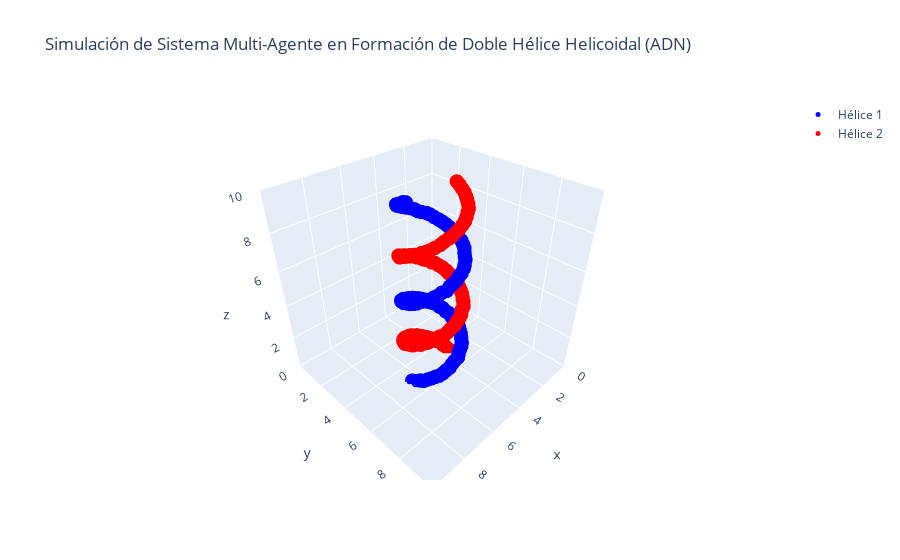

The code cell stored with this chart in its notebook:
### Code cell
import numpy as np
import plotly.graph_objs as go
from IPython.display import display, clear_output
import time

# Inicializamos la cantidad de agentes y la formación deseada
n_agents = 200  # Mínimo de 50 agentes
np.random.seed(42)  # Para reproducibilidad de la simulación

# Generamos posiciones iniciales aleatorias para los agentes en el plano XYZ
positions = np.random.rand(n_agents, 3) * 10  # Espacio inicial de 10x10x10 para los agentes

# Definimos la formación deseada: una doble hélice helicoidal (ADN)
theta = np.linspace(0, 4 * np.pi, n_agents // 2)  # Ángulo para la hélice
z = np.linspace(0, 10, n_agents // 2)  # Altura para la hélice
radius = 1.5

# Primera hélice
x1 = 5 + radius * np.cos(theta)  # Coordenadas X de la primera hélice
y1 = 5 + radius * np.sin(theta)  # Coordenadas Y de la primera hélice
positions_helix1 = np.column_stack((x1, y1, z))

# Segunda hélice (desfasada 180 grados)
x2 = 5 + radius * np.cos(theta + np.pi)  # Coordenadas X de la segunda hélice
y2 = 5 + radius * np.sin(theta + np.pi)  # Coordenadas Y de la segunda hélice
positions_helix2 = np.column_stack((x2, y2, z))

# Combinamos las dos hélices para obtener la formación deseada
desired_positions = np.vstack((positions_helix1, positions_helix2))

# Añadimos más agentes si es necesario para completar la cantidad total
if len(desired_positions) < n_agents:
    extra_positions = np.random.rand(n_agents - len(desired_positions), 3) * 10
    desired_positions = np.vstack((desired_positions, extra_positions))

# Definimos los parámetros de control
alpha = 0.05  # Factor de adaptación de velocidad (cuanto más rápido se mueven los agentes)

# Función para crear la figura
def create_figure(positions):
    fig = go.Figure()
    fig.add_trace(go.Scatter3d(
        x=positions[:n_agents // 2, 0],
        y=positions[:n_agents // 2, 1],
        z=positions[:n_agents // 2, 2],
        mode='markers',
        marker=dict(size=5, color='blue'),
        name='Hélice 1'
    ))
    fig.add_trace(go.Scatter3d(
        x=positions[n_agents // 2:, 0],
        y=positions[n_agents // 2:, 1],
        z=positions[n_agents // 2:, 2],
        mode='markers',
        marker=dict(size=5, color='red'),
        name='Hélice 2'
    ))
    fig.update_layout(
        title='Simulación de Sistema Multi-Agente en Formación de Doble Hélice Helicoidal (ADN)',
        scene=dict(
            xaxis=dict(range=[0, 10]),
            yaxis=dict(range=[0, 10]),
            zaxis=dict(range=[0, 10]),
            aspectmode='cube'  # Modo de aspecto cúbico para evitar alargamiento del eje z
        )
    )
    return fig

# Mostramos la figura inicial
display(create_figure(positions))

# Función para actualizar las posiciones automáticamente
def animate():
    global positions
    for _ in range(100):  # Número de pasos de la animación
        # Calculamos la diferencia entre la posición deseada y la actual para cada agente
        diff = desired_positions - positions
        # Actualizamos las posiciones sumando una fracción (alpha) de la diferencia a la posición actual
        positions += alpha * diff
        # Limitamos las posiciones para mantener a los agentes dentro del espacio de 10x10x10
        positions = np.clip(positions, 0, 10)
        # Actualizamos la figura
        clear_output(wait=True)
        display(create_figure(positions))
        time.sleep(0.1)  # Pequeña pausa para visualizar el movimiento

# Ejecutamos la animación
animate()

### Figure 1 — Plotly figure (JSON) as saved in the notebook; plotly's stock layout.template omitted (floating-point values rounded to 4 significant figures)
{"data": [{"marker": {"color": "blue", "size": 5}, "mode": "markers", "name": "Hélice 1", "type": "scatter3d", "x": [6.484, 6.485, 6.417, 6.397, 6.323, 6.182, 6.075, 5.919, 5.784, 5.62, 5.449, 5.286, 5.059, 4.878, 4.667, 4.522, 4.341, 4.19, 4.029, 3.871, 3.765, 3.666, 3.578, 3.574, 3.486, 3.523, 3.519, 3.577, 3.623, 3.729, 3.805, 3.958, 4.098, 4.231, 4.413, 4.588, 4.772, 4.956, 5.173, 5.333, 5.55, 5.681, 5.884, 6.012, 6.12, 6.244, 6.338, 6.402, 6.451, 6.488, 6.512, 6.464, 6.427, 6.36, 6.262, 6.162, 5.985, 5.836, 5.713, 5.525, 5.342, 5.188, 4.995, 4.773, 4.626, 4.415, 4.277, 4.072, 3.96, 3.838, 3.724, 3.618, 3.559, 3.548, 3.486, 3.5, 3.569, 3.599, 3.657, 3.744, 3.915, 4.016, 4.17, 4.359, 4.533, 4.698, 4.886, 5.1, 5.281, 5.455, 5.638, 5.811, 5.958, 6.097, 6.193, 6.276, 6.372, 6.416, 6.457, 6.474], "y": [5.027, 5.168, 5.396, 5.526, 5.708, 5.873, 6.017, 6.145, 6.284, 6.362, 6.404, 6.496, 6.466, 6.464, 6.484, 6.398, 6.317, 6.267, 6.152, 5.967, 5.832, 5.67, 5.528, 5.345, 5.16, 4.969, 4.742, 4.57, 4.392, 4.257, 4.091, 3.953, 3.809, 3.681, 3.625, 3.557, 3.499, 3.535, 3.54, 3.574, 3.631, 3.67, 3.807, 3.9, 4.032, 4.195, 4.387, 4.535, 4.69, 4.879, 5.079, 5.311, 5.481, 5.633, 5.808, 5.948, 6.101, 6.215, 6.295, 6.419, 6.426, 6.468, 6.494, 6.452, 6.445, 6.389, 6.308, 6.167, 6.034, 5.892, 5.777, 5.61, 5.435, 5.245, 5.039, 4.886, 4.679, 4.495, 4.33, 4.163, 4.033, 3.844, 3.786, 3.652, 3.58, 3.566, 3.49, 3.489, 3.546, 3.568, 3.662, 3.734, 3.852, 3.994, 4.092, 4.273, 4.451, 4.645, 4.813, 5.007], "z": [0.04334, 0.1096, 0.2364, 0.3587, 0.4124, 0.5331, 0.6387, 0.7246, 0.8151, 0.9065, 1.008, 1.152, 1.245, 1.335, 1.421, 1.537, 1.664, 1.76, 1.813, 1.927, 2.057, 2.141, 2.213, 2.321, 2.452, 2.515, 2.662, 2.715, 2.855, 2.94, 3.057, 3.142, 3.215, 3.351, 3.468, 3.559, 3.632, 3.763, 3.863, 3.948, 4.035, 4.142, 4.218, 4.331, 4.474, 4.56, 4.676, 4.737, 4.856, 4.937, 5.029, 5.135, 5.235, 5.359, 5.428, 5.534, 5.663, 5.737, 5.865, 5.932, 6.079, 6.164, 6.257, 6.379, 6.446, 6.58, 6.665, 6.781, 6.834, 6.938, 7.067, 7.143, 7.268, 7.364, 7.446, 7.554, 7.678, 7.761, 7.849, 7.943, 8.087, 8.188, 8.291, 8.357, 8.445, 8.576, 8.672, 8.767, 8.878, 8.954, 9.088, 9.167, 9.279, 9.358, 9.473, 9.571, 9.641, 9.761, 9.886, 9.946]}, {"marker": {"color": "red", "size": 5}, "mode": "markers", "name": "Hélice 2", "type": "scatter3d", "x": [3.482, 3.529, 3.558, 3.602, 3.669, 3.811, 3.9, 4.072, 4.241, 4.387, 4.549, 4.718, 4.95, 5.094, 5.286, 5.495, 5.655, 5.847, 5.951, 6.116, 6.222, 6.328, 6.428, 6.429, 6.46, 6.48, 6.491, 6.442, 6.38, 6.26, 6.201, 6.062, 5.924, 5.761, 5.576, 5.421, 5.236, 5.05, 4.843, 4.638, 4.485, 4.295, 4.132, 3.966, 3.865, 3.757, 3.666, 3.612, 3.554, 3.527, 3.528, 3.56, 3.554, 3.631, 3.76, 3.85, 3.972, 4.163, 4.297, 4.471, 4.656, 4.842, 4.997, 5.235, 5.384, 5.567, 5.774, 5.905, 6.057, 6.191, 6.286, 6.388, 6.423, 6.452, 6.518, 6.483, 6.428, 6.431, 6.341, 6.213, 6.138, 5.987, 5.803, 5.678, 5.491, 5.3, 5.133, 4.912, 4.732, 4.554, 4.381, 4.221, 4.039, 3.907, 3.799, 3.682, 3.594, 3.565, 3.544, 3.489], "y": [5.002, 4.825, 4.615, 4.442, 4.302, 4.111, 3.956, 3.852, 3.747, 3.639, 3.591, 3.505, 3.523, 3.513, 3.537, 3.599, 3.671, 3.768, 3.882, 4.032, 4.163, 4.343, 4.514, 4.648, 4.869, 5.068, 5.223, 5.428, 5.616, 5.781, 5.917, 6.053, 6.182, 6.268, 6.395, 6.431, 6.452, 6.518, 6.479, 6.459, 6.41, 6.288, 6.238, 6.074, 5.935, 5.781, 5.616, 5.458, 5.309, 5.087, 4.909, 4.695, 4.533, 4.336, 4.199, 4.029, 3.932, 3.758, 3.715, 3.635, 3.563, 3.523, 3.496, 3.521, 3.544, 3.63, 3.737, 3.802, 3.917, 4.105, 4.229, 4.375, 4.598, 4.77, 4.973, 5.137, 5.35, 5.539, 5.71, 5.843, 6.001, 6.134, 6.252, 6.337, 6.413, 6.438, 6.494, 6.468, 6.474, 6.448, 6.373, 6.288, 6.183, 6.027, 5.874, 5.7, 5.534, 5.356, 5.187, 4.982], "z": [0.03201, 0.1582, 0.2479, 0.3059, 0.4511, 0.5123, 0.635, 0.7195, 0.8361, 0.9184, 1.005, 1.107, 1.233, 1.333, 1.429, 1.509, 1.636, 1.717, 1.809, 1.942, 2.035, 2.132, 2.221, 2.311, 2.414, 2.512, 2.618, 2.763, 2.828, 2.96, 3.034, 3.168, 3.258, 3.367, 3.433, 3.515, 3.634, 3.749, 3.833, 3.961, 4.022, 4.149, 4.238, 4.363, 4.423, 4.567, 4.624, 4.741, 4.878, 4.925, 5.046, 5.15, 5.225, 5.36, 5.479, 5.574, 5.624, 5.776, 5.828, 5.955, 6.052, 6.178, 6.282, 6.363, 6.454, 6.531, 6.669, 6.776, 6.882, 6.971, 7.084, 7.131, 7.288, 7.353, 7.48, 7.547, 7.679, 7.765, 7.882, 7.94, 8.047, 8.155, 8.265, 8.385, 8.487, 8.537, 8.677, 8.737, 8.859, 8.957, 9.061, 9.194, 9.267, 9.396, 9.476, 9.547, 9.648, 9.76, 9.88, 9.943]}], "layout": {"scene": {"aspectmode": "cube", "xaxis": {"range": [0, 10]}, "yaxis": {"range": [0, 10]}, "zaxis": {"range": [0, 10]}}, "title": {"text": "Simulación de Sistema Multi-Agente en Formación de Doble Hélice Helicoidal (ADN)"}}}
